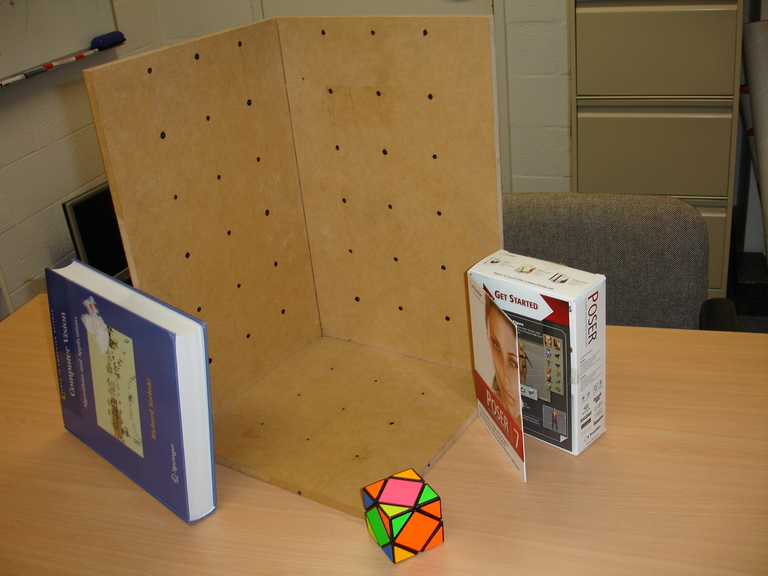
#> input picture 3D Vision/stereo2012a.jpg, 768 x 576 px
$ python calibrate.py   (older library calls are emulated)
#> lines starting #> are read from the running program, lines starting #| are printed output that depends on the picture; long printed decimals are rounded
### 3D Vision/vgg_KR_from_P.py
# -*- coding: utf-8 -*-
'''
%VGG_KR_FROM_P Extract K, R from camera matrix.
%
%    [K,R,t] = VGG_KR_FROM_P(P [,noscale]) finds K, R, t such that P = K*R*[eye(3) -t].
%    It is det(R)==1.
%    K is scaled so that K(3,3)==1 and K(1,1)>0. Optional parameter noscale prevents this.
%
%    Works also generally for any P of size N-by-(N+1).
%    Works also for P of size N-by-N, then t is not computed.

% original Author: Andrew Fitzgibbon <awf@robots.ox.ac.uk> and awf
% Date: 15 May 98

% Modified by Shu.
% Date: 8 May 20
'''
import numpy as np

def vgg_rq(S):
    S = S.T
    [Q,U] = np.linalg.qr(S[::-1,::-1], mode='complete')

    Q = Q.T
    Q = Q[::-1, ::-1]
    U = U.T
    U = U[::-1, ::-1]
    if np.linalg.det(Q)<0:
        U[:,0] = -U[:,0]
        Q[0,:] = -Q[0,:]
    return U,Q


def vgg_KR_from_P(P, noscale = True):
    N = P.shape[0]
    H = P[:,0:N]
    print(N,'|', H)
    [K,R] = vgg_rq(H)
    if noscale:
        K = K / K[N-1,N-1]
        if K[0,0] < 0:
            D = np.diag([-1, -1, np.ones([1,N-2])]);
            K = K @ D
            R = D @ R

            test = K*R;
            assert (test/test[0,0] - H/H[0,0]).all() <= 1e-07

    t = np.linalg.inv(-P[:,0:N]) @ P[:,-1]
    return K, R, t

# K, R, t = vgg_KR_from_P(C)
# print()

### 3D Vision/calibrate.py
# -*- coding: utf-8 -*-
# CLAB3
import numpy as np
from PIL import Image
import matplotlib.pyplot as plt
from vgg_KR_from_P import vgg_KR_from_P
import cv2
import math

# [11 lines of commented-out code are left out]
def calibrate(im, XYZ, uv):
    # TBD

    r, c = XYZ.shape
    X, Y, Z = np.hsplit(XYZ, 3)
    u, v = np.hsplit(uv, 2)

    # generate matrix A with shape (12, 11)
    # [X, Y, Z, 1, 0, 0, 0, 0, -Xu, -Yu, -Zu]
    # [0, 0, 0, 0, X, Y, Z, 1, -Xv, -Yv, -Zv]
    A_up = np.column_stack((XYZ, np.ones(r), np.zeros((r, 4)), -X * u, -Y * u, -Z * u))
    A_down = np.column_stack((np.zeros((r, 4)), XYZ, np.ones(r), -X * v, -Y * v, -Z * v))
    A = np.vstack((A_up, A_down))

    # generate matrix b with shape (12, )
    # [u1, u2, u3, u4, u5, u6, v1, v2, v3, v4, v5, v6].T
    b = np.vstack((u, v)).reshape(12)

    # least squares to calculate q
    ls = np.linalg.lstsq(A, b, rcond=None)
    q = ls[0]

    # reshape L to 2x4 camera matrix
    C = np.hstack((q, 1)).reshape((3, 4))
    print('The error in satisfying the camera calibration matrix constraints is: %f' % ls[1][0])

    # according to C, calculate projected image coordinates
    proj_uv = coord_trans(C, XYZ)

    # calculate error between projected coordinates and original uv
    error = np.linalg.norm(uv - proj_uv)
    print(
        'The mean squared error between the positions of the uv coordinates and the projected XYZ coordinates is: %f' % error)

    # draw projected image coordinates from XYZ
    plt.plot(*zip(*proj_uv), 'o', color='b')

    # original collected image coordinates
    plt.plot(*zip(*uv), 'b+', color='r')

    # draw XYZ world coordinate system
    world_axis = [[0, 0, 0], [21, 0, 0], [0, 21, 0], [0, 0, 21]]
    label = ['x', 'y', 'z']
    img_axis = coord_trans(C, world_axis)
    for i, axis in enumerate(img_axis[1:]):
        plt.annotate(label[i - 1],
                     xy=img_axis[0],
                     xytext=axis,
                     color='r',
                     arrowprops=dict(arrowstyle="<-", color="r"))

    plt.imshow(im)
    plt.show()

    return C

# project a list of world coordinates to image coordinates based on camera matrix C
def coord_trans(C, world):
    img_coord = []
    for w in world:
        h_uv = np.dot(C, np.hstack((w, 1)))

        # Convert homogeneous coordinates to non-homogeneous coordinates
        img_coord.append(h_uv[:2] / h_uv[2])
    return img_coord


'''
%% TASK 1: CALIBRATE
%
% Function to perform camera calibration
%
% Usage:   calibrate(image, XYZ, uv)
%          return C
%   Where:   image - is the image of the calibration target.
%            XYZ - is a N x 3 array of  XYZ coordinates
%                  of the calibration target points.
%            uv  - is a N x 2 array of the image coordinates
%                  of the calibration target points.
%            K   - is the 3 x 4 camera calibration matrix.
%  The variable N should be an integer greater than or equal to 6.
%
%  This function plots the uv coordinates onto the image of the calibration
%  target.
%
%  It also projects the XYZ coordinates back into image coordinates using
%  the calibration matrix and plots these points too as
%  a visual check on the accuracy of the calibration process.
%
%  Lines from the origin to the vanishing points in the X, Y and Z
%  directions are overlaid on the image.
%
%  The mean squared error between the positions of the uv coordinates
%  and the projected XYZ coordinates is also reported.
%
%  The function should also report the error in satisfying the
%  camera calibration matrix constraints.
%
% Fengdan Cui on 14, May 2020
'''


############################################################################
def homography(u2Trans, v2Trans, uBase, vBase):

    rows = len(uBase)

    # generate A with shape (12, 9)
    # [u, v, 1, 0, 0, 0, -uu', -vu', -u']
    # [0, 0, 0, u, v, 1, -uv', -vv', -v]
    A_up = np.column_stack((uBase, vBase, np.ones(rows), np.zeros((rows, 3)), -uBase * u2Trans, -vBase * u2Trans, -u2Trans))
    A_down = np.column_stack((np.zeros((rows, 3)), uBase, vBase, np.ones(rows), -uBase * v2Trans, -vBase * v2Trans, -v2Trans))
    A = np.vstack((A_up, A_down))

    # SVD and select the most right column of V
    result = np.linalg.svd(A)[-1][-1]

    # reshape column with shape of (9, ) to (3, 3)
    H = (result / result[-1]).reshape((3, 3))

    return H


'''
%% TASK 2:
% Computes the homography H applying the Direct Linear Transformation
% The transformation is such that
% p = np.matmul(H, p.T), i.e.,
% (uBase, vBase, 1).T = np.matmul(H, (u2Trans , v2Trans, 1).T)
% Note: we assume (a, b, c) => np.concatenate((a, b, c), axis), be careful when
% deal the value of axis
%
% INPUTS:
% u2Trans, v2Trans - vectors with coordinates u and v of the transformed image point (p')
% uBase, vBase - vectors with coordinates u and v of the original base image point p
%
% OUTPUT
% H - a 3x3 Homography matrix
%
% Fengdan Cui 20, May
'''


############################################################################
def rq(A):
    # RQ factorisation

    [q, r] = np.linalg.qr(A.T)  # numpy has QR decomposition, here we can do it
    # with Q: orthonormal and R: upper triangle. Apply QR
    # for the A-transpose, then A = (qr).T = r.T@q.T = RQ
    R = r.T
    Q = q.T
    return R, Q


# main section
# camera calibrate


uv = np.load('uv.npy')
#> (reads 3D Vision/uv.npy from the repository)
XYZ = np.load('XYZ.npy')
#> (reads 3D Vision/XYZ.npy from the repository)
uv_left = np.load('uvLeft.npy')
#> (reads 3D Vision/uvLeft.npy from the repository)
uv_right = np.load('uvRight.npy')
#> (reads 3D Vision/uvRight.npy from the repository)

img = cv2.cvtColor(cv2.imread('stereo2012a.jpg'), cv2.COLOR_BGR2RGB)
C = calibrate(img, XYZ, uv)
#> in calibrate, `plt.show()`:
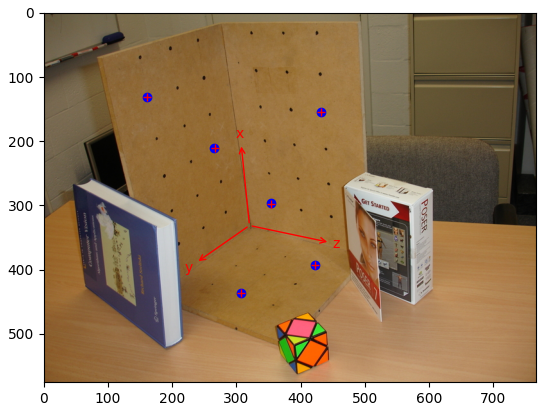
#> figure drawn by matplotlib, 1 panel
#> C = [[3.54, -1.98, -6.23, 320.3], [-0.493, -7.13, 0.767, 331.3], [-0.00587, -0.00328, -0.00658, 1]]

# Decompose the C matrix into K, R, t
K, R, t = vgg_KR_from_P(C)
#> in vgg_KR_from_P, `H = P[:,0:N]`: H = [[3.54, -1.98, -6.23], [-0.493, -7.13, 0.767], [-0.00587, -0.00328, -0.00658]]
#| 3 | [[ 3.53790988e+00 -1.98174200e+00 -6.22583216e+00]
#|  [-4.92756522e-01 -7.13419429e+00  7.66725689e-01]
#|  [-5.87349853e-03 -3.28088438e-03 -6.57533112e-03]]
#> in vgg_rq, `S = S.T`: S = [[3.54, -0.493, -0.00587], [-1.98, -7.13, -0.00328], [-6.23, 0.767, -0.00658]]
#> in vgg_rq, `[Q,U] = np.linalg.qr(S[::-1,::-1], mode='complete')`: Q = [[-0.699, 0.344, -0.627], [-0.349, -0.929, -0.121], [-0.624, 0.134, 0.769]]; U = [[0.00941, 2.26, 2.83], [0, 6.83, 0.178], [0, 0, 6.87]]
#> in vgg_rq, `Q = Q.T`: Q = [[-0.699, -0.349, -0.624], [0.344, -0.929, 0.134], [-0.627, -0.121, 0.769]]
#> in vgg_rq, `Q = Q[::-1, ::-1]`: Q = [[0.769, -0.121, -0.627], [0.134, -0.929, 0.344], [-0.624, -0.349, -0.699]]
#> in vgg_rq, `U = U.T`: U = [[0.00941, 0, 0], [2.26, 6.83, 0], [2.83, 0.178, 6.87]]
#> in vgg_rq, `U = U[::-1, ::-1]`: U = [[6.87, 0.178, 2.83], [0, 6.83, 2.26], [0, 0, 0.00941]]
#> in vgg_KR_from_P, `[K,R] = vgg_rq(H)`: K has the same summary as U in vgg_rq; R has the same summary as Q in vgg_rq
#> in vgg_KR_from_P, `K = K / K[N-1,N-1]`: K = [[729.9, 18.95, 301.2], [0, 725.8, 240.2], [0, 0, 1]]
#> in vgg_KR_from_P, `t = np.linalg.inv(-P[:,0:N]) @ P[:,-1]`: t = [62.7, 49.76, 71.24]
#> R has the same summary as Q in vgg_rq; t = [62.7, 49.76, 71.24]
print('The internal calibration parameters are: ')
print(K)
#| [[729.864  18.950 301.240]
#|  [  0.         725.811  240.225]
#|  [  0.           0.           1.        ]]
print('The rotation parameters are: ')
print(R)
#| [[ 0.7695 -0.1206 -0.6272]
#|  [ 0.1345  -0.9294   0.3436]
#|  [-0.6244 -0.3488 -0.699  ]]
print('The translation parameters are: ')
print(t)
#| [62.704  49.759 71.244]

# calculate the pitch angle of the camera with respect to the X-Z plane
angle = math.degrees(math.atan(K[0][2] / K[1][2]))
#> angle = 51.43
print('The pitch angle of the camera with respect to the X-Z plane is: %f' % angle)
#| The pitch angle of the camera with respect to the X-Z plane is: 51.429

# homography

img_left = cv2.cvtColor(cv2.imread('Left.jpg'), cv2.COLOR_BGR2RGB)
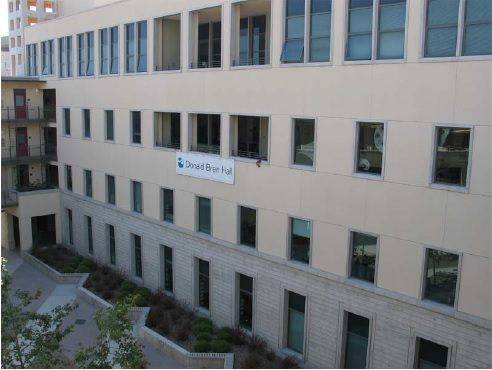
#> input picture 3D Vision/Left.jpg, 492 x 370 px
img_right = cv2.cvtColor(cv2.imread('Right.jpg'), cv2.COLOR_BGR2RGB)
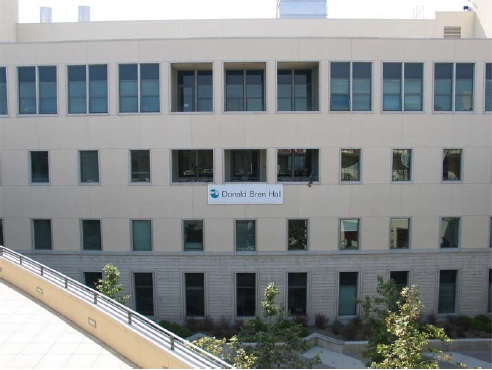
#> input picture 3D Vision/Right.jpg, 492 x 370 px

H = homography(uv_right[:, 0], uv_right[:, 1], uv_left[:, 0], uv_left[:, 1])
fig, (ax1, ax2, ax3) = plt.subplots(1, 3)
ax1.imshow(img_left)
ax1.plot(*zip(*uv_left), 'b+', color='r')

uv_input = np.column_stack((uv_left, np.ones(len(uv_left))))
uv_out = np.dot(H, uv_input.T)
uv_out = (uv_out[:-1] / uv_out[-1]).T
error = np.sum(np.power(uv_right - uv_out, 2))
print('The error after swapping Left is: %f ' % error)

ax2.imshow(img_right)
ax2.plot(*zip(*uv_out), 'o', color='b')
ax2.plot(*zip(*uv_right), 'b+', color='r')

trans_img = np.zeros(img_left.shape)
r, c, _ = img_left.shape
#> r = 370; c = 492
for i in range(r):
    for j in range(c):
        uv = [i, j, 1]
        out = np.array(np.mat(H) * np.mat(uv).T)
        x, y = (out[:-1] / out[-1]).astype(np.int)
        if x < img_right.shape[0] and y < img_right.shape[1] and x > 0 and y > 0:
            trans_img[x, y, :] = img_right[x, y, :]
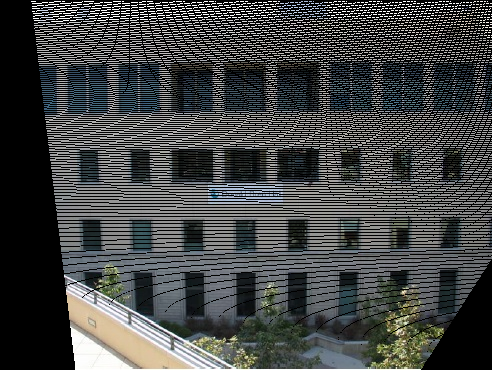
#> trans_img: shape (370, 492, 3) float64; mean R, G, B 67.4, 69.5, 69

ax3.imshow(np.uint8(trans_img))
plt.show()
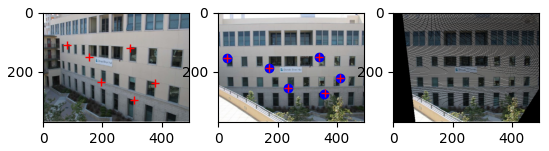
#> figure drawn by matplotlib, 3 panels


# another way for generating A of camera calibrate

# for i, world in enumerate(XYZ):
#     # caculate 2d matrix [[−Xu, −Yu, −Zu,], [−Xv, −Yv, -Zv]]
#     # = -[u, v].T * [X, Y, Z]
#     pixel = uv[i].reshape((len(uv[i]), 1))
#     coord = world.reshape((1, len(world)))
#     p_mul_c = -np.dot(pixel, coord)
#
#     # generate 2d matrix [[X, Y, Z, 1], [0, 0, 0, 0]]
#     # and [[0, 0, 0, 0], [X, Y, Z, 1]]
#     homog_coord = np.hstack((world, 1))
#     zero = np.zeros(len(homog_coord))
#     ho_up_zero = np.vstack((zero, homog_coord))
#     ho_down_zero = np.vstack((homog_coord, zero))
#
#     # concatenate three matrix to generate 2x11 matrix
#     # the shape of final A is 12x11 (12 = 2x6points)
#     A.extend(np.column_stack((ho_down_zero, ho_up_zero, p_mul_c)))
#     # the shape of final A is 12x1
#     b.extend(uv[i].T)

# another method for generating A

# for i in range(len(u2Trans)):
#     ho_uv = [uBase[i], vBase[i], 1]
#     zero = np.zeros(len(ho_uv))
#     ho_up_zero = -np.vstack((zero, ho_uv))
#     ho_down_zero = -np.vstack((ho_uv, zero))
#
#     t_mul_b = np.array(np.mat([u2Trans[i], v2Trans[i]]).T * np.mat(ho_uv))
#     A.extend(np.column_stack((ho_down_zero, ho_up_zero, t_mul_b)))
#
# print(np.array(A).shape)
